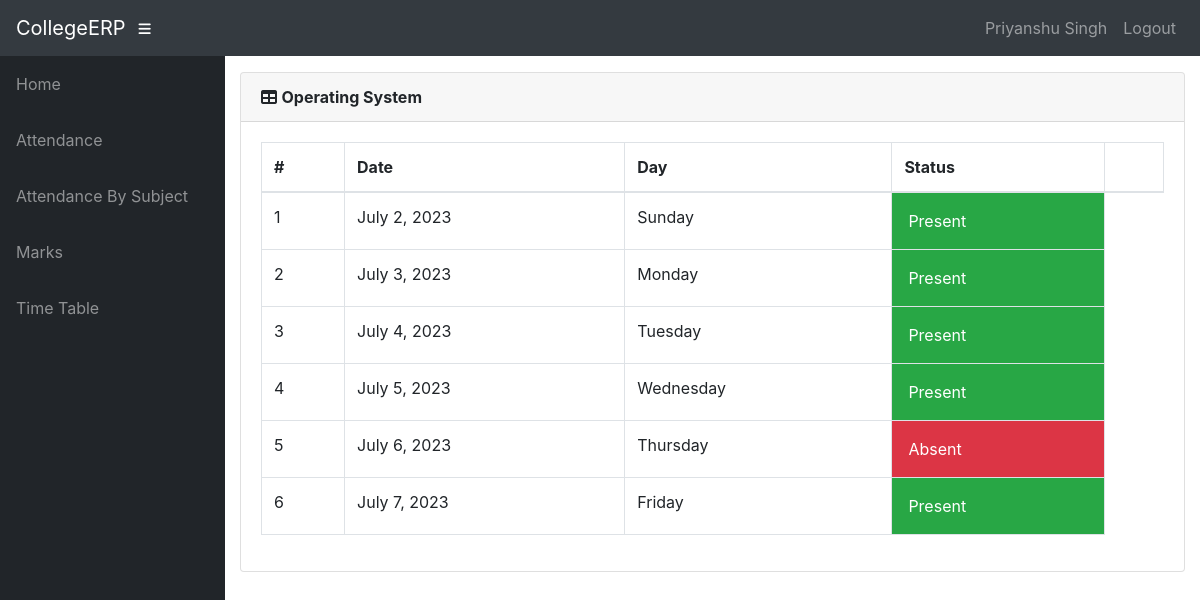
Screenshot of /info/student/19CSE01/CSE01/attendance/ (signed in) with the database file from the repository.
### info/models.py (models this page shows, shortened)
class User(AbstractUser):
    @property
    def is_student(self):
        if hasattr(self, 'student'):
            return True
        return False

class Student(models.Model):
    user = models.OneToOneField(User, on_delete=models.CASCADE, null=True)
    class_id = models.ForeignKey(Class, on_delete=models.CASCADE, default=1)
    USN = models.CharField(primary_key='True', max_length=100)
    name = models.CharField(max_length=200)
    sex = models.CharField(max_length=50, choices=sex_choice, default='Male')
    DOB = models.DateField(default='2023-07-01')

class Course(models.Model):
    dept = models.ForeignKey(Dept, on_delete=models.CASCADE)
    id = models.CharField(primary_key='True', max_length=50)
    name = models.CharField(max_length=50)
    shortname = models.CharField(max_length=50, default='X')

class Attendance(models.Model):
    course = models.ForeignKey(Course, on_delete=models.CASCADE)
    student = models.ForeignKey(Student, on_delete=models.CASCADE)
    attendanceclass = models.ForeignKey(AttendanceClass, on_delete=models.CASCADE, default=1)
    date = models.DateField(default='2023-07-01')
    status = models.BooleanField(default='True')

### info/views.py (the view)
@login_required()
def attendance_detail(request, stud_id, course_id):
    stud = get_object_or_404(Student, USN=stud_id)
    cr = get_object_or_404(Course, id=course_id)
    att_list = Attendance.objects.filter(course=cr, student=stud).order_by('date')
    return render(request, 'info/att_detail.html', {'att_list': att_list, 'cr': cr})

### info/templates/info/att_detail.html (shortened to what this page needs)
{% extends 'info/base.html' %}
    {% block content %}
        <div class="card mb-3">
            <div class="card-header">
              <i class="fas fa-table"></i>
            <strong>{{ cr.name }}</strong></div>
            <div class="card-body">
              <div class="table-responsive">
                <table class="table table-bordered" id="dataTable" width="100%" cellspacing="0">
                  <thead>
                    <tr>
                        <th>#</th>
                        <th>Date</th>
                        <th>Day</th>
                        <th>Status</th>
                        <th></th>
                    </tr>
                  </thead>
                  <tbody>
                        {% for a in att_list %}
                        <tr class="row100 body">
                            <td>{{ forloop.counter }}</td>
                            <td>{{ a.date }}</td>
                            <td>{{ a.date|date:"l" }}</td>
                            {% if a.status %}
                            <td class="p-3 mb-2 bg-success text-white">Present </td>
                            {% else %}
                            <td class="p-3 mb-2 bg-danger text-white">Absent <span class="glyphicon glyphicon-thumbs-down"></span</td>
                            {% endif %}
                        </tr>
                    {% empty %}
                            <p>student has no attendance</p>
                    {% endfor %}
                  </tbody>
                </table>
              </div>
            </div>
          </div>
    {% endblock %}

### info/templates/info/base.html (shortened to what this page needs)
<!DOCTYPE html>
<html lang="en">
  <head>
      {% load static %}
    <link href="{% static '/info/bootstrap/vendor/bootstrap/css/bootstrap.min.css' %}" rel="stylesheet">
    <link href="{% static '/info/bootstrap/vendor/fontawesome-free/css/all.min.css' %}" rel="stylesheet" type="text/css">
    <link href="{% static '/info/bootstrap/vendor/datatables/dataTables.bootstrap4.css' %}" rel="stylesheet">
    <link href="{% static '/info/bootstrap/css/sb-admin.css' %}" rel="stylesheet">
  </head>
  <body id="page-top">
    <nav class="navbar navbar-expand navbar-dark bg-dark static-top">
      <a class="navbar-brand mr-1" href="{% url 'index' %}">CollegeERP</a>
      <button class="btn btn-link btn-sm text-white order-1 order-sm-0" id="sidebarToggle" href="#">
        <i class="fas fa-bars"></i>
      </button>
        <div class="collapse navbar-collapse" id="navbarResponsive">
          <ul class="navbar-nav ml-auto">
            <li class="nav-item">
                {% if request.user.is_student %}
                    <a class="nav-link text-capitalize">{{ request.user.student.name }}</a>
                {% elif request.user.is_teacher %}
                    <a class="nav-link text-capitalize">{{ request.user.teacher.name }}</a>
                {% endif %}
            </li>
            <li class="nav-item">
                <a class="nav-link" href="#" data-toggle="modal" data-target="#logoutModal">Logout</a>
            </li>
          </ul>
        </div>
    </nav>
    <div id="wrapper">
      <ul class="sidebar navbar-nav">
            <li class="nav-item">
              <a class="nav-link" href="{% url 'index' %}">
                <span>Home</span>
              </a>
            </li>
        {% if request.user.is_student %}
            <li class="nav-item">
              <a class="nav-link" href="{% url 'attendance' request.user.student.USN %}">
                <span>Attendance</span>
              </a>
            </li>
            <li class="nav-item">
              <a class="nav-link" href="{% url 'attendance' request.user.student.USN %}">
                <span>Attendance By Subject</span>
              </a>
            </li>
            <li class="nav-item">
              <a class="nav-link" href="{% url 'marks_list' request.user.student.USN %}">
                <span>Marks</span>
              </a>
            </li>
              <li class="nav-item">
              <a class="nav-link" href="{% url 'timetable' request.user.student.class_id_id %}">
                <span>Time Table</span>
              </a>
            </li>
        {% endif %}
      </ul>
      <div id="content-wrapper">
        <div class="container-fluid">
            {% block content %}
            {% endblock %}
        </div>
      </div>
    </div>
  </body>
</html>

### rows the page displays
User: user.student.name "Priyanshu Singh"
Course: name "Operating System"
Attendance: date "July 2, 2023", date "Sunday", status "Present"
Attendance: date "July 3, 2023", date "Monday", status "Present"
Attendance: date "July 4, 2023", date "Tuesday", status "Present"
Attendance: date "July 5, 2023", date "Wednesday", status "Present"
Attendance: date "July 6, 2023", date "Thursday", status "Absent"
Attendance: date "July 7, 2023", date "Friday", status "Present"
